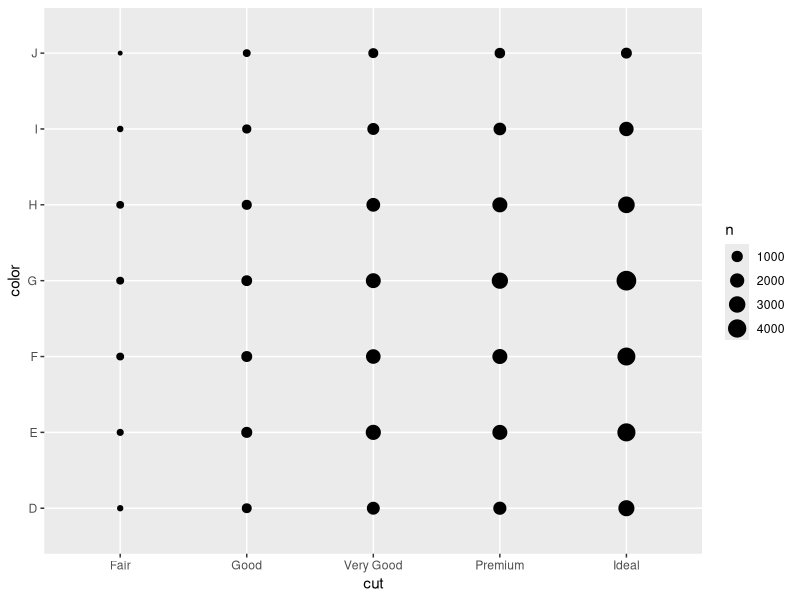
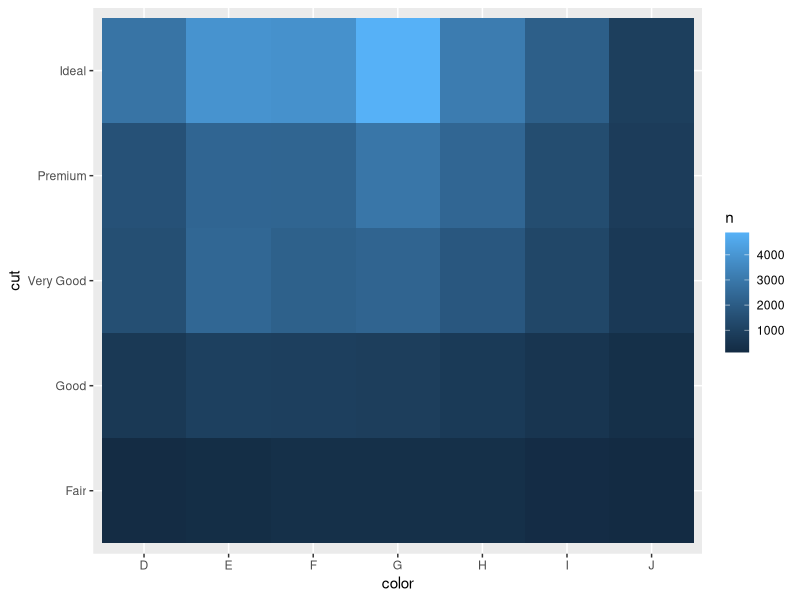
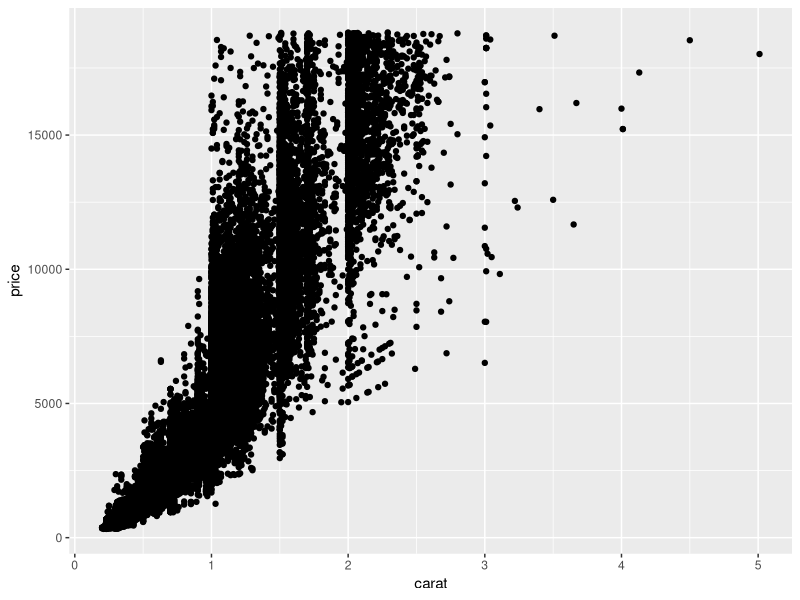
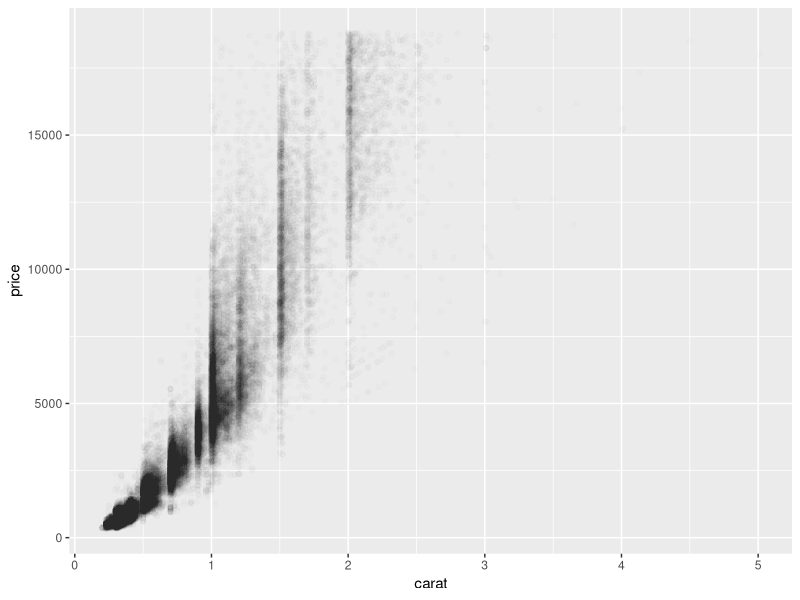
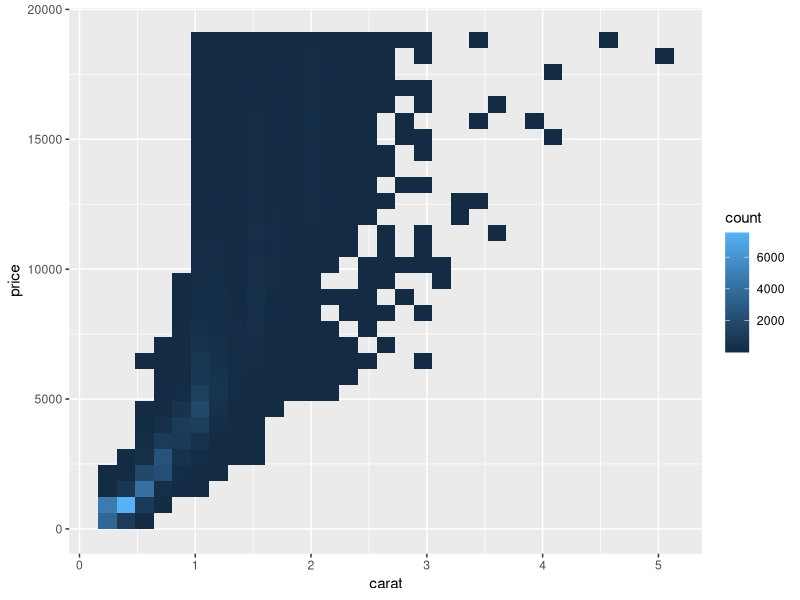
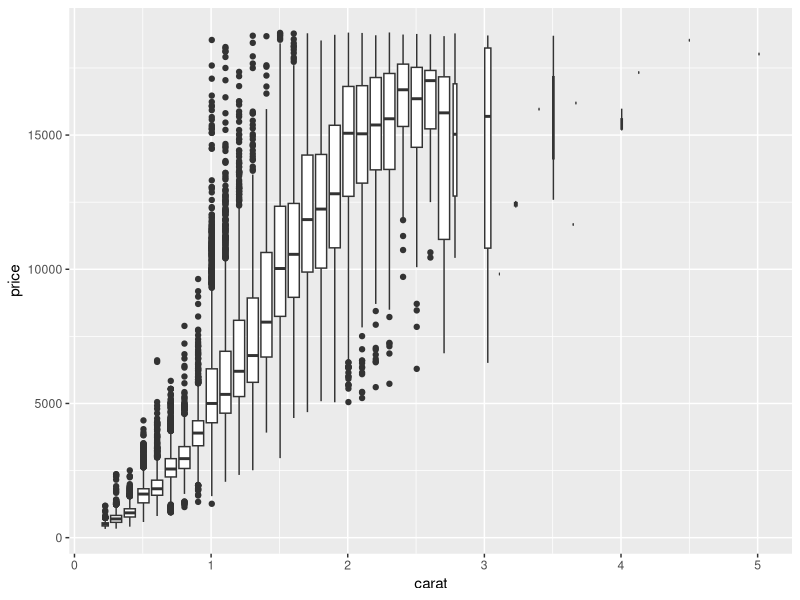

Here is the R script that generated these plots, in order:
library(ggplot2)
library(dplyr)

# by count
ggplot(data = diamonds) +
  geom_count(mapping = aes(x = cut, y = color))

# similar to heatmap
diamonds %>% 
  count(color, cut) %>%  
  ggplot(mapping = aes(x = color, y = cut)) +
  geom_tile(mapping = aes(fill = n))

# two continuous variables
ggplot(data = diamonds) +
  geom_point(mapping = aes(x = carat, y = price))

# add transparency
ggplot(data = diamonds) + 
  geom_point(mapping = aes(x = carat, y = price), alpha = 1 / 100)

# rectangular bins
ggplot(data = diamonds) +
  geom_bin2d(mapping = aes(x = carat, y = price))

# bin one continuous variable into a categorical variable
ggplot(data = diamonds, mapping = aes(x = carat, y = price)) + 
  geom_boxplot(mapping = aes(group = cut_width(carat, 0.1)))
